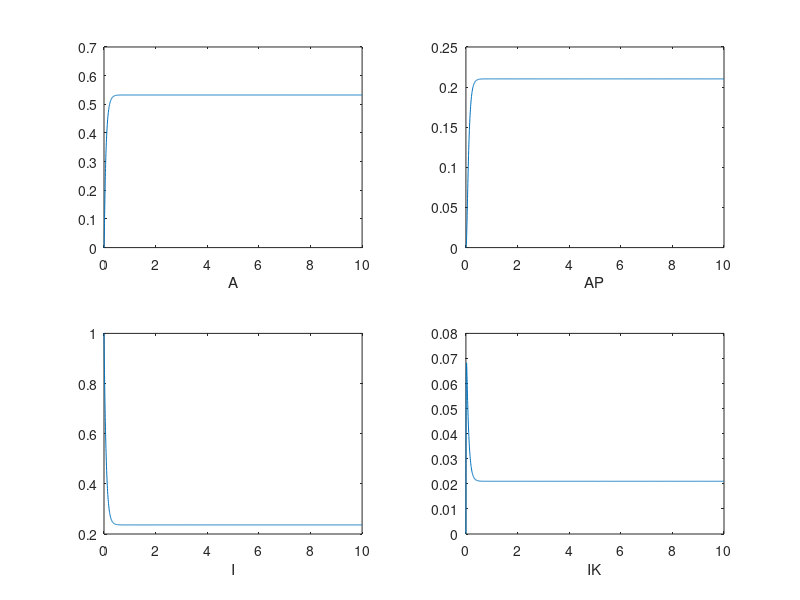

Here is the MATLAB script that generated this plot:
% dAdt = @(A, t) -k_on_A * ( P_tot - AP ) * A + k_off_A * AP + k_cat_A * IK;
% dAPdt = @(AP, t) k_on_A * ( P_tot - AP ) * A - k_of_A -k_cat_I * AP;
% dIdt = @(T, t) -k_on_I * I * (K_tot - IK) + + k_off_I * IK + k_cat_I * AP;
% dIKdt = @(IK, t) k_on_I * I * (K_tot - IK) -k_off_I * IK - k_cat_A * IK;
k_on_A = 10;
k_off_A = 10;
k_on_I = 10;
k_off_I = 10;
k_cat_I = 10;
k_cat_A = 100;
I_tot = 1;
P_tot = 1;
K_tot = 1;

conc = zeros(4, 1);
dAdt = @(conc) -k_on_A * ( P_tot - conc(2) ) .* conc(1) + k_off_A * conc(2) + k_cat_A * conc(4);
dAPdt = @(conc) k_on_A * ( P_tot - conc(2) ) .* conc(1) - k_off_A *conc(2) - k_cat_I * conc(2);
dIdt = @(conc) -k_on_I * (K_tot - conc(4)) .* conc(3) + k_off_I * conc(4) + k_cat_I * conc(2);
dIKdt = @(conc) k_on_I * (K_tot - conc(4)) .* conc(3) - k_off_I * conc(4) - k_cat_A * conc(4);



sys = @(t, conc) [dAdt(conc); dAPdt(conc); dIdt(conc); dIKdt(conc)];

[T, X] = ode45(sys, [0,10], [0, 0, 1, 0]);

figure(1);
subplot(2,2,1);
plot(T, X(:,1));
xlabel('A');

subplot(2,2,2);
plot(T, X(:,2));
xlabel('AP');

subplot(2,2,3);
plot(T, X(:,3));
xlabel('I')

subplot(2,2,4);
plot(T, X(:,4));
xlabel('IK');